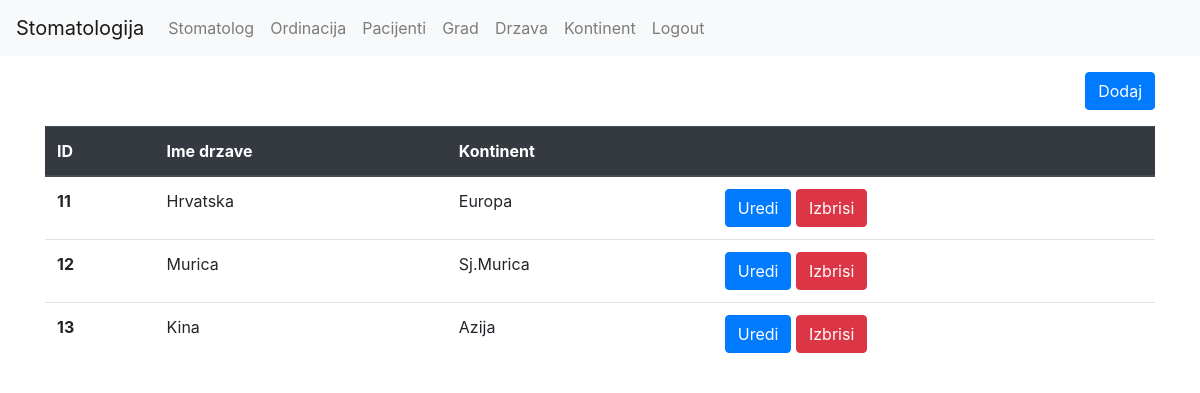
/drzava/index.php (signed in), run on the app's committed database.
### tables this page shows
CREATE TABLE `kontinent` (
  `id` int(11) NOT NULL,
  `continent_name` varchar(255) NOT NULL
);

CREATE TABLE `drzava` (
  `id` int(11) NOT NULL,
  `country_name` varchar(50) NOT NULL,
  `continent_id` int(11) NOT NULL
);

### drzava/index.php (the view, shortened to what this page needs)
<?php
require('../util/db.php');
require('../frontend/header.php');
require('../frontend/footer.php');
$stmt = $db->query('SELECT * FROM kontinent INNER JOIN drzava ON kontinent.id = drzava.continent_id');
$rows = $stmt->fetchAll();
echo $header;
?>
<div class="container">
	<a href="/stomatologija/drzava/form.php" class="btn btn-primary mt-3 mb-3 float-right">Dodaj</a>
	<table class="table">
	  <thead>
	  <thead class="thead-dark">
		  <th scope="col">ID</th>
		  <th scope="col">Ime drzave</th>
		  <th scope="col">Kontinent</th>
		  <th scope="col"></th>
	  </thead>
	  <tbody>
		<?php foreach($rows as $row) { ?>
		<tr>
		  <th scope="row"><?php echo $row['id']; ?></th>
		  <td><?php echo $row['country_name']; ?></td>
		  <td><?php echo $row['continent_name']; ?></td>
		  <td>
		  <a class="btn btn-primary" href="/stomatologija/drzava/form.php?id=<?php echo $row['id']; ?>">Uredi</a>
		  <a class="btn btn-danger" href="/stomatologija/drzava/delete.php?id=<?php echo $row['id']; ?>">Izbrisi</a>
		  </td>
		</tr>
		<?php } ?>
	  </tbody>
	</table>
</div>
<?php
echo $footer;
?>

### data on the page
kontinent: drzava.id "11", drzava.country_name "Hrvatska", continent_name "Europa"
kontinent: drzava.id "12", drzava.country_name "Murica", continent_name "Sj.Murica"
kontinent: drzava.id "13", drzava.country_name "Kina", continent_name "Azija"
